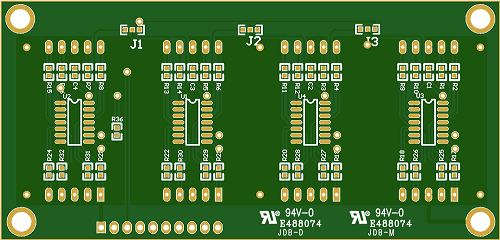
%> input picture clpsm2.png, 500 x 240 px
$ octave m14_3_2_3.m   (GNU Octave 9; MATLAB toolbox functions it lacks are replaced by stand-ins)
%> lines starting %> are read from the running program, lines starting %| are printed output that depends on the picture; in (x1, y1, x2, y2) boxes, pixels count from 0 and x2, y2 are one past the last pixel; in counts of white or black regions, pixels touching at a corner belong together; the program's own positions count from 1
axx=imread('clpsm2.png');
%> axx is the input picture: size 240x500x3 uint8; mean R, G, B 64.6, 109.6, 46.7
ax=rgb2gray(axx);
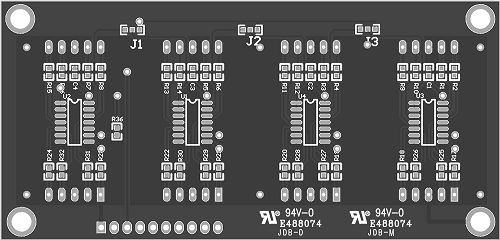
%> ax: size 240x500 uint8; min 0, max 255, mean 89.1
a=im2bw(ax);
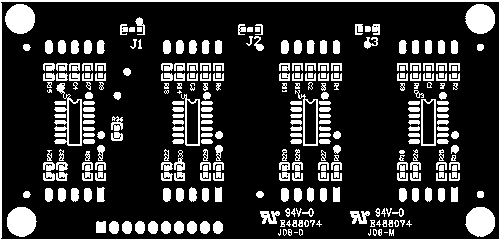
%> a: size 240x500 logical; 19% white; 330 white regions (20 under 20 px), largest, box (x1, y1, x2, y2) and area: (0, 0, 500, 240) 2209, (5, 4, 35, 34) 706, (465, 4, 495, 34) 703
ax1=imresize(imresize(ax,1/2),2);
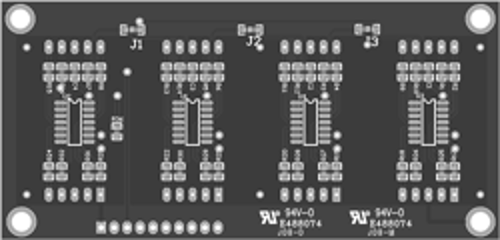
%> ax1: size 240x500 uint8; min 34, max 255, mean 88.9
ax2=imresize(imresize(ax,1/4),4);
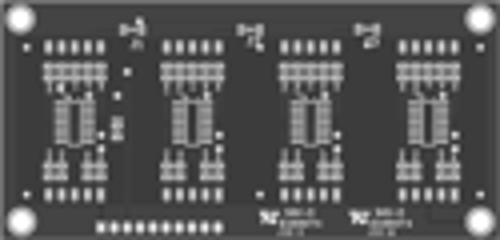
%> ax2: size 240x500 uint8; min 44, max 255, mean 88.6
a1=a/2;
a2=a/4;
subplot(2,3,1);
imshow(ax);
title('original');
subplot(2,3,4);
imshow(a);
title('binary');
subplot(2,3,2);
imshow(ax1);
title('res : 0.5');
xlabel('240x500');
subplot(2,3,3);
imshow(ax2);
title('res : 0.25');
xlabel('240x500');
subplot(2,3,5);
imshow(a1);
title('bit-plane : 2');
subplot(2,3,6);
imshow(a2);
title('bit-plane : 4');

$ run again, with clpsm3.png copied over clpsm2.png
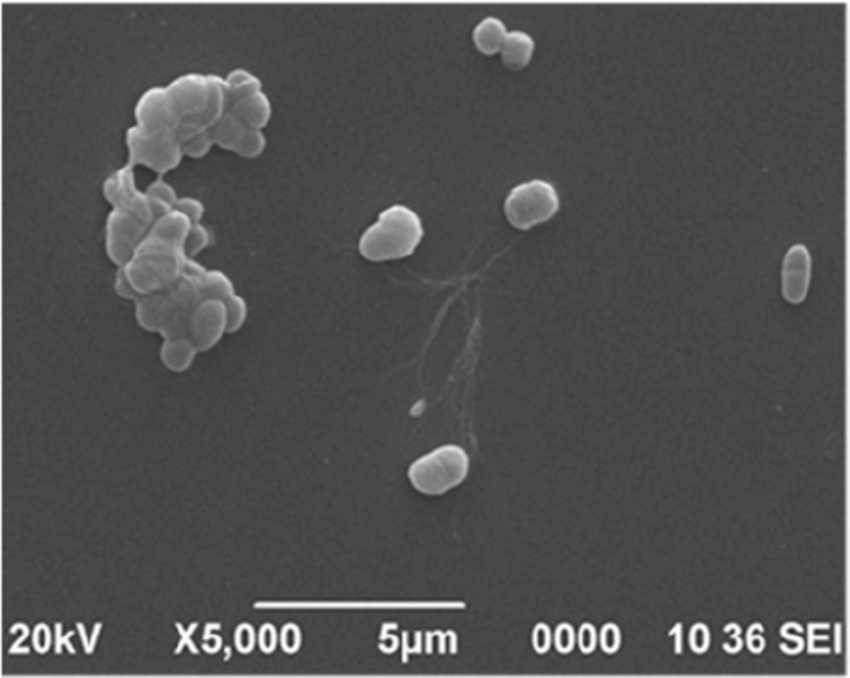
%> input picture clpsm3.png, 850 x 678 px
%> axx is the input picture: size 678x850x3 uint8; min 31, max 255, mean 80.2
%> `a=im2bw(ax);`:
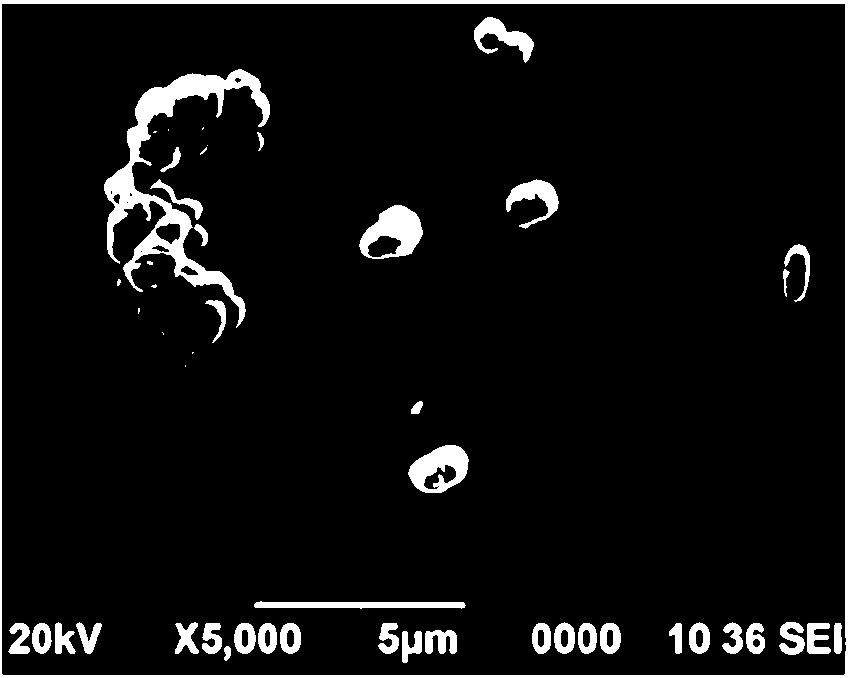
%> a: size 678x850 logical; 6.5% white; 51 white regions (10 under 20 px), largest, box (x1, y1, x2, y2) and area: (0, 0, 850, 678) 10639, (104, 69, 270, 328) 8254, (359, 205, 423, 259) 1957
%> `ax2=imresize(imresize(ax,1/4),4);`:
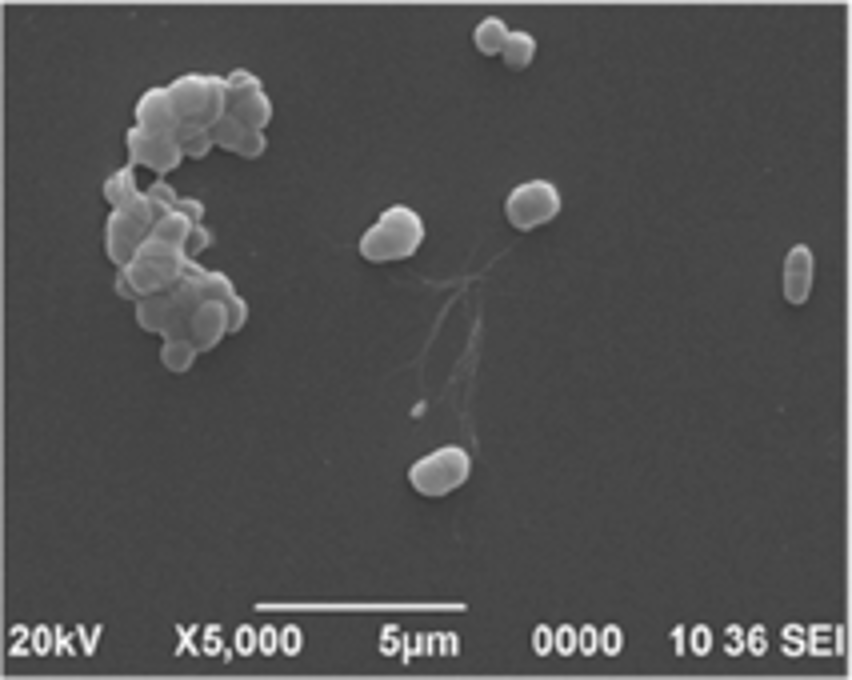
%> ax2: size 680x852 uint8; min 40, max 255, mean 80.1

$ run again, with clpsm4.png copied over clpsm2.png
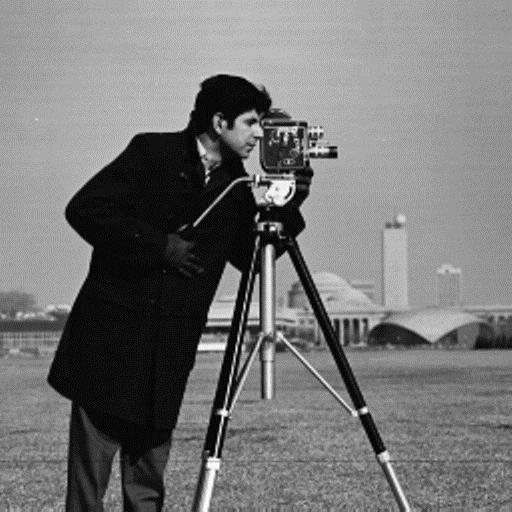
%> input picture clpsm4.png, 512 x 512 px
%> axx is the input picture: size 512x512x3 uint8; min 0, max 255, mean 117.9
%> `a=im2bw(ax);`:
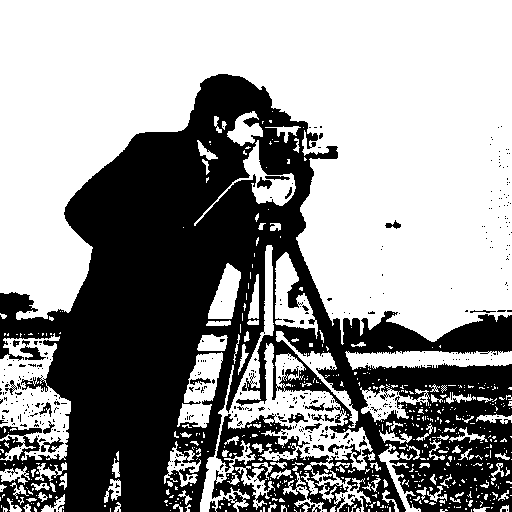
%> a: size 512x512 logical; 58.7% white; 402 black regions (371 under 20 px), largest, box (x1, y1, x2, y2) and area: (0, 74, 512, 512) 105290, (20, 340, 46, 360) 207, (339, 498, 362, 512) 161
%> `ax2=imresize(imresize(ax,1/4),4);`:
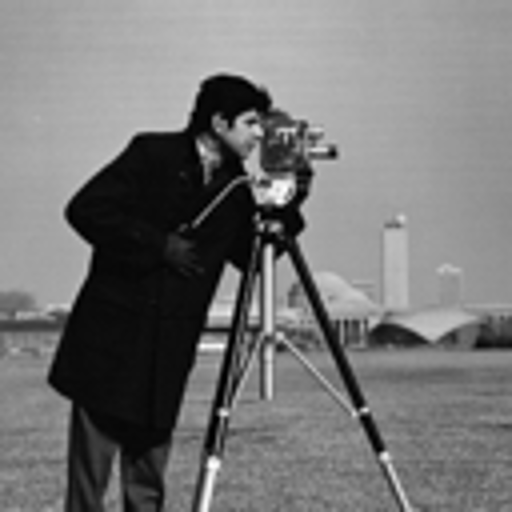
%> ax2: size 512x512 uint8; min 0, max 255, mean 117.9; mean of the top-left, top-right, bottom-left and bottom-right quarters 119.2, 152.9, 74.9, 124.5
